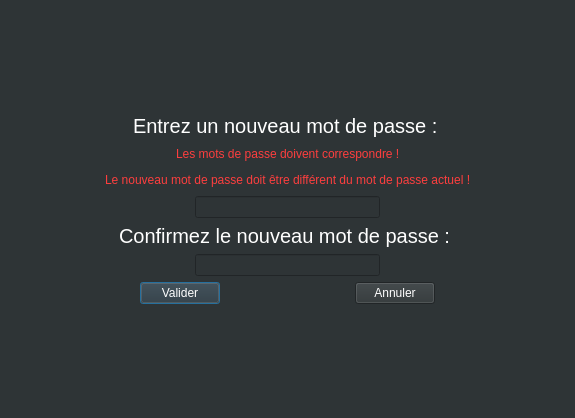
<?xml version="1.0" encoding="UTF-8"?>
<ui version="4.0">
 <class>DialogNouveauMDP</class>
 <widget class="QDialog" name="DialogNouveauMDP">
  <property name="geometry">
   <rect>
    <x>0</x>
    <y>0</y>
    <width>575</width>
    <height>418</height>
   </rect>
  </property>
  <property name="windowTitle">
   <string>Entrer le nouveau mot de passe : </string>
  </property>
  <property name="styleSheet">
   <string notr="true">background-color:rgb(46, 52, 54);
color:rgb(255, 255, 255);</string>
  </property>
  <layout class="QVBoxLayout" name="verticalLayout_2">
   <item>
    <layout class="QVBoxLayout" name="verticalLayout">
     <item>
      <spacer name="verticalSpacer_3">
       <property name="orientation">
        <enum>Qt::Vertical</enum>
       </property>
       <property name="sizeHint" stdset="0">
        <size>
         <width>20</width>
         <height>40</height>
        </size>
       </property>
      </spacer>
     </item>
     <item>
      <layout class="QHBoxLayout" name="horizontalLayout_4">
       <item>
        <spacer name="horizontalSpacer_9">
         <property name="orientation">
          <enum>Qt::Horizontal</enum>
         </property>
         <property name="sizeHint" stdset="0">
          <size>
           <width>40</width>
           <height>20</height>
          </size>
         </property>
        </spacer>
       </item>
       <item>
        <widget class="QLabel" name="label">
         <property name="font">
          <font>
           <pointsize>15</pointsize>
          </font>
         </property>
         <property name="text">
          <string>Entrez un nouveau mot de passe : </string>
         </property>
        </widget>
       </item>
       <item>
        <spacer name="horizontalSpacer_8">
         <property name="orientation">
          <enum>Qt::Horizontal</enum>
         </property>
         <property name="sizeHint" stdset="0">
          <size>
           <width>40</width>
           <height>20</height>
          </size>
         </property>
        </spacer>
       </item>
      </layout>
     </item>
     <item>
      <layout class="QHBoxLayout" name="horizontalLayout_6">
       <item>
        <spacer name="horizontalSpacer_13">
         <property name="orientation">
          <enum>Qt::Horizontal</enum>
         </property>
         <property name="sizeHint" stdset="0">
          <size>
           <width>40</width>
           <height>20</height>
          </size>
         </property>
        </spacer>
       </item>
       <item>
        <widget class="QLabel" name="labelCorrespondre">
         <property name="styleSheet">
          <string notr="true">color:rgb(252, 62, 62)</string>
         </property>
         <property name="text">
          <string>Les mots de passe doivent correspondre !</string>
         </property>
        </widget>
       </item>
       <item>
        <spacer name="horizontalSpacer_12">
         <property name="orientation">
          <enum>Qt::Horizontal</enum>
         </property>
         <property name="sizeHint" stdset="0">
          <size>
           <width>40</width>
           <height>20</height>
          </size>
         </property>
        </spacer>
       </item>
      </layout>
     </item>
     <item>
      <layout class="QHBoxLayout" name="horizontalLayout_7">
       <item>
        <spacer name="horizontalSpacer_15">
         <property name="orientation">
          <enum>Qt::Horizontal</enum>
         </property>
         <property name="sizeHint" stdset="0">
          <size>
           <width>40</width>
           <height>20</height>
          </size>
         </property>
        </spacer>
       </item>
       <item>
        <widget class="QLabel" name="labelDifferent">
         <property name="styleSheet">
          <string notr="true">color:rgb(252, 62, 62)</string>
         </property>
         <property name="text">
          <string>Le nouveau mot de passe doit être différent du mot de passe actuel !</string>
         </property>
        </widget>
       </item>
       <item>
        <spacer name="horizontalSpacer_14">
         <property name="orientation">
          <enum>Qt::Horizontal</enum>
         </property>
         <property name="sizeHint" stdset="0">
          <size>
           <width>40</width>
           <height>20</height>
          </size>
         </property>
        </spacer>
       </item>
      </layout>
     </item>
     <item>
      <layout class="QHBoxLayout" name="horizontalLayout_3">
       <item>
        <spacer name="horizontalSpacer_7">
         <property name="orientation">
          <enum>Qt::Horizontal</enum>
         </property>
         <property name="sizeHint" stdset="0">
          <size>
           <width>40</width>
           <height>20</height>
          </size>
         </property>
        </spacer>
       </item>
       <item>
        <widget class="QLineEdit" name="lineEditMDP">
         <property name="echoMode">
          <enum>QLineEdit::Password</enum>
         </property>
        </widget>
       </item>
       <item>
        <spacer name="horizontalSpacer_6">
         <property name="orientation">
          <enum>Qt::Horizontal</enum>
         </property>
         <property name="sizeHint" stdset="0">
          <size>
           <width>40</width>
           <height>20</height>
          </size>
         </property>
        </spacer>
       </item>
      </layout>
     </item>
     <item>
      <layout class="QHBoxLayout" name="horizontalLayout_2">
       <item>
        <spacer name="horizontalSpacer_4">
         <property name="orientation">
          <enum>Qt::Horizontal</enum>
         </property>
         <property name="sizeHint" stdset="0">
          <size>
           <width>40</width>
           <height>20</height>
          </size>
         </property>
        </spacer>
       </item>
       <item>
        <widget class="QLabel" name="label_2">
         <property name="font">
          <font>
           <pointsize>15</pointsize>
          </font>
         </property>
         <property name="text">
          <string>Confirmez le nouveau mot de passe : </string>
         </property>
        </widget>
       </item>
       <item>
        <spacer name="horizontalSpacer_5">
         <property name="orientation">
          <enum>Qt::Horizontal</enum>
         </property>
         <property name="sizeHint" stdset="0">
          <size>
           <width>40</width>
           <height>20</height>
          </size>
         </property>
        </spacer>
       </item>
      </layout>
     </item>
     <item>
      <layout class="QHBoxLayout" name="horizontalLayout_5">
       <item>
        <spacer name="horizontalSpacer_10">
         <property name="orientation">
          <enum>Qt::Horizontal</enum>
         </property>
         <property name="sizeHint" stdset="0">
          <size>
           <width>40</width>
           <height>20</height>
          </size>
         </property>
        </spacer>
       </item>
       <item>
        <widget class="QLineEdit" name="lineEditMDPConfirmer">
         <property name="echoMode">
          <enum>QLineEdit::Password</enum>
         </property>
        </widget>
       </item>
       <item>
        <spacer name="horizontalSpacer_11">
         <property name="orientation">
          <enum>Qt::Horizontal</enum>
         </property>
         <property name="sizeHint" stdset="0">
          <size>
           <width>40</width>
           <height>20</height>
          </size>
         </property>
        </spacer>
       </item>
      </layout>
     </item>
     <item>
      <layout class="QHBoxLayout" name="horizontalLayout">
       <item>
        <spacer name="horizontalSpacer">
         <property name="orientation">
          <enum>Qt::Horizontal</enum>
         </property>
         <property name="sizeHint" stdset="0">
          <size>
           <width>40</width>
           <height>20</height>
          </size>
         </property>
        </spacer>
       </item>
       <item>
        <widget class="QPushButton" name="pushButtonValider">
         <property name="text">
          <string>Valider</string>
         </property>
        </widget>
       </item>
       <item>
        <spacer name="horizontalSpacer_2">
         <property name="orientation">
          <enum>Qt::Horizontal</enum>
         </property>
         <property name="sizeHint" stdset="0">
          <size>
           <width>40</width>
           <height>20</height>
          </size>
         </property>
        </spacer>
       </item>
       <item>
        <widget class="QPushButton" name="pushButtonAnnuler">
         <property name="text">
          <string>Annuler</string>
         </property>
        </widget>
       </item>
       <item>
        <spacer name="horizontalSpacer_3">
         <property name="orientation">
          <enum>Qt::Horizontal</enum>
         </property>
         <property name="sizeHint" stdset="0">
          <size>
           <width>40</width>
           <height>20</height>
          </size>
         </property>
        </spacer>
       </item>
      </layout>
     </item>
     <item>
      <spacer name="verticalSpacer_2">
       <property name="orientation">
        <enum>Qt::Vertical</enum>
       </property>
       <property name="sizeHint" stdset="0">
        <size>
         <width>20</width>
         <height>40</height>
        </size>
       </property>
      </spacer>
     </item>
    </layout>
   </item>
  </layout>
 </widget>
 <resources/>
 <connections/>
</ui>
